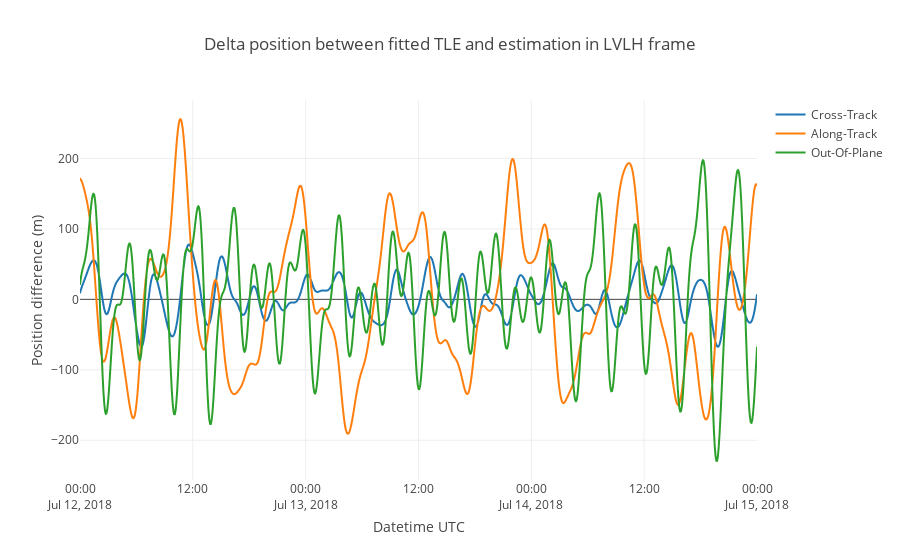

This figure's notebook cell:
### Markdown cell above
The individual components in LVLH frame are now more centered around zero. The fitting helped.

### Code cell
import plotly.graph_objs as go

traceX = go.Scattergl(
    x = deltaPV_tle_fitted_lvlh_df['x'].index,
    y = deltaPV_tle_fitted_lvlh_df['x'],
    mode='lines',
    name='Cross-Track'
)

traceY = go.Scattergl(
    x = deltaPV_tle_fitted_lvlh_df['y'].index,
    y = deltaPV_tle_fitted_lvlh_df['y'],
    mode='lines',
    name='Along-Track'
)

traceZ = go.Scattergl(
    x = deltaPV_tle_fitted_lvlh_df['z'].index,
    y = deltaPV_tle_fitted_lvlh_df['z'],
    mode='lines',
    name='Out-Of-Plane'
)

data = [traceX, traceY, traceZ]

layout = go.Layout(
    title = 'Delta position between fitted TLE and estimation in LVLH frame',
    xaxis = dict(
        title = 'Datetime UTC'
    ),
    yaxis = dict(
        title = 'Position difference (m)'
    )
)

fig = dict(data=data, layout=layout)

pio.show(fig)

### Figure 1 — Plotly figure (JSON) as saved in the notebook; plotly's stock layout.template omitted (floating-point values rounded to 4 significant figures; data arrays with more than 128 entries replaced by an {"elided": "..."} marker saying what was removed)
{"data": [{"mode": "lines", "name": "Cross-Track", "type": "scattergl", "uid": "370cd68e-b6e6-41f4-8651-e8ae969f28bd", "x": {"elided": "865 str values"}, "y": {"elided": "865 float values"}}, {"mode": "lines", "name": "Along-Track", "type": "scattergl", "uid": "c901e089-caed-40c4-afc5-ab683d18a0ed", "x": {"elided": "865 str values"}, "y": {"elided": "865 float values"}}, {"mode": "lines", "name": "Out-Of-Plane", "type": "scattergl", "uid": "1b5ea0c9-087e-44b8-ae25-3e9a568df01d", "x": {"elided": "865 str values"}, "y": {"elided": "865 float values"}}], "layout": {"autosize": true, "title": {"text": "Delta position between fitted TLE and estimation in LVLH frame"}, "xaxis": {"autorange": true, "range": ["2018-07-12", "2018-07-15"], "title": {"text": "Datetime UTC"}, "type": "date"}, "yaxis": {"autorange": true, "range": [-256.4, 283.0], "title": {"text": "Position difference (m)"}, "type": "linear"}}}
